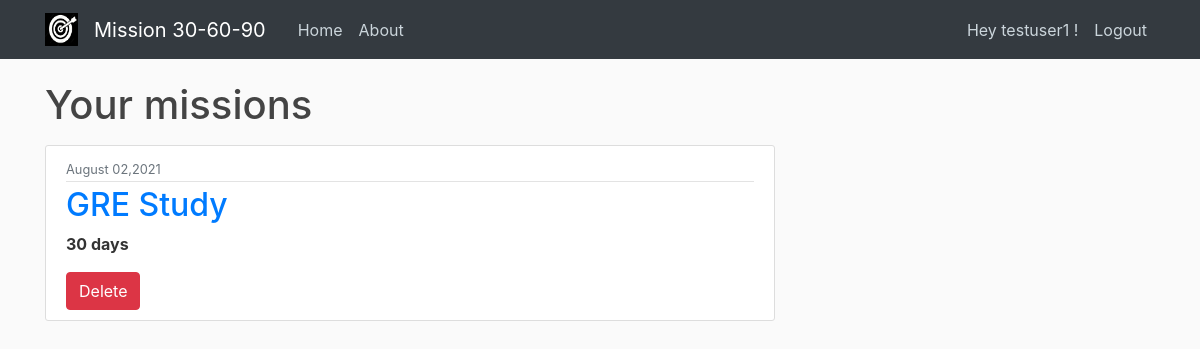
/user/testuser1 (signed in), run on the app's committed database.
### mission/models.py (models this page shows, shortened)
class Missions(models.Model):
    mission_name = models.CharField(max_length=50)
    no_of_days = models.IntegerField(validators=[validate.validate_days])
    start_date = models.DateField(default=date.today)
    aspirant = models.ForeignKey(User, on_delete=models.CASCADE)

### mission/views.py (the view)
# urls.py: path('user/<str:username>',MissionListView.as_view(),name='user-missions'),
class MissionListView(LoginRequiredMixin,ListView):
    model = Missions
    template_name = 'mission/user_missions.html'
    context_object_name = 'missions'
    def get_queryset(self):
        user = get_object_or_404(User,username=self.kwargs.get('username'))
        return Missions.objects.filter(aspirant=user).order_by('-start_date')

### mission/templates/mission/user_missions.html
{% extends "mission/base.html" %}
{% block content %}
  <div class="row">
    <div class="col-md-8">
      <h1 class="mb-3">Your missions</h1>
        {% for mission in missions %}
            <article class="media content-section">
              <div class="media-body">
                <div class="article-metadata">
                  <small class="text-muted">{{ mission.start_date|date:"F d,Y" }}</small>
                </div>
                <h2><a href = "{% url 'mission-today' mission.mission_name %}">{{ mission.mission_name }}</a></h2>
                <p class="article-content"><strong>{{ mission.no_of_days }} days</strong></p>
                <a class="btn btn-danger" style="margin-right: 2pt;" href="{% url 'mission-delete' mission.id %}">Delete</a>
              </div>
            </article>
        {% endfor %}
    </div>
  </div>
{% endblock content %}

### mission/templates/mission/base.html (shortened to what this page needs)
{% load static %}
<!DOCTYPE html>
<html>
<head>
    <link rel="stylesheet" href="https://maxcdn.bootstrapcdn.com/bootstrap/4.0.0/css/bootstrap.min.css">
    <link rel="stylesheet" type="text/css" href="{% static 'mission/main.css' %}">
</head>
<body>
    <header class="site-header">
      <nav class="navbar navbar-expand-md navbar-dark bg-dark fixed-top">
        <div class="container">
          <a class="navbar-brand" href="#">
            {% load static %}<img src="{% static "mission/media/target.jpg" %}" height="33" width="33" alt="logo" />
          </a>
          <a class="navbar-brand mr-4" href="{% url 'mission-home' %}">Mission 30-60-90</a>
          <div class="collapse navbar-collapse" id="navbarToggle">
            <div class="navbar-nav mr-auto">
              <a class="nav-item nav-link" href="{% url 'mission-home' %}">Home</a>
              <a class="nav-item nav-link" href="{% url 'mission-about' %}">About</a>
            </div>
            <div class="navbar-nav">
              {% if user.is_authenticated %}
                <a class="nav-item nav-link" href="#">Hey {{user.username}} !</a>
                <a class="nav-item nav-link" href="{% url 'logout' %}">Logout</a>
              {% else %}
                <a class="nav-item nav-link" href="{% url 'login' %}">Login</a>
                <a class="nav-item nav-link" href="{% url 'register' %}">Register</a>
              {% endif %}
            </div>
          </div>
        </div>
      </nav>
    </header>
    <main role="main" class="container">
      <div class="row">
        <div class="col-md-8">
        </div>
      </div>
      {% block content %}{% endblock %}
    </main>
</body>
</html>

### mission/static/mission/main.css (style rules this page uses)
body { background: #fafafa; color: #333333; margin-top: 5rem; }
h1, h2, h3, h4, h5, h6 { color: #444444; }
.site-header .navbar-nav .nav-link { color: #cbd5db; }
.content-section { background: #ffffff; padding: 10px 20px; border: 1px solid #dddddd; border-radius: 3px; margin-bottom: 20px; }
.article-content { white-space: pre-line; }
.article-metadata { padding-bottom: 1px; margin-bottom: 4px; border-bottom: 1px solid #e3e3e3 }

### data on the page
Missions: start_date "August 02,2021", mission_name "GRE Study", no_of_days "30"

### other printed values
{{ user.username }} "testuser1"
